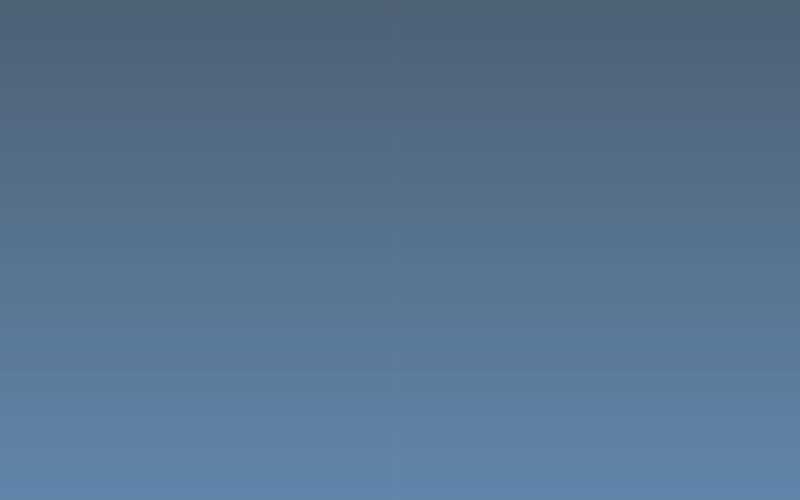
Frame 1 (no input)
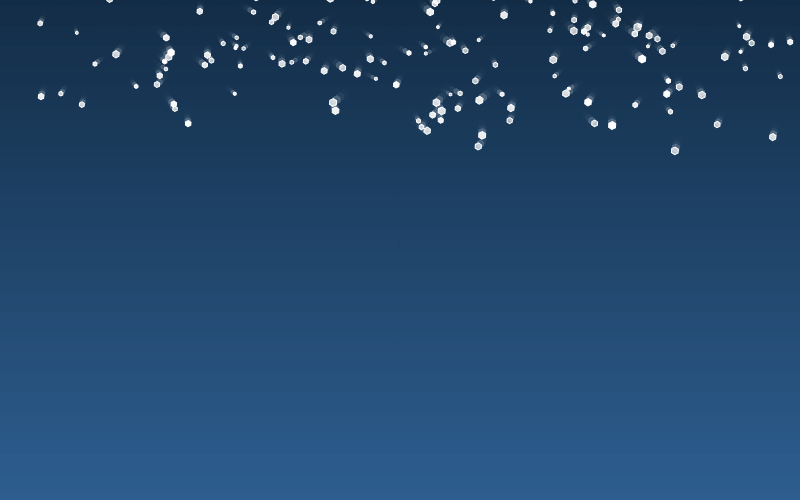
Frame 60 (no input)
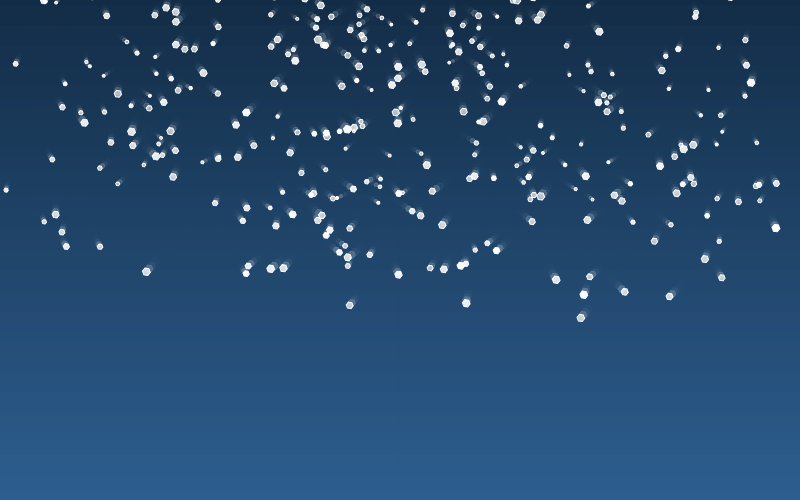
Frame 120 (the mouse pressed at the canvas centre since frame 60)

The p5.js sketch that drew these frames (run headless with seeded random() and noise() and a simulated clock; from frame 60 on, the mouse is pressed at the canvas centre):

// p5.js sketch
// ── sketch.js
let snowflakes = []; // array to hold snowflake objects

function setup() {
  createCanvas(800, 500);
  fill(240);
  noStroke();
}

function draw() {
  setGradient(0, 0, width, height, color('#132d47'), color('#2e5e8f'));
  let t = frameCount / 60; // update time

  // create a random number of snowflakes each frame
  for (var i = 0; i < random(5); i++) {
    snowflakes.push(new Snowflake()); // append snowflake object
  }

  // loop through snowflakes with a for..of loop
  for (let flake of snowflakes) {
    flake.update(t); // update snowflake position
    flake.display(); // draw snowflake
  }

  // Remove snowflakes that are off screen
  snowflakes = snowflakes.filter((flake) => flake.posY <= height);
}

function setGradient(x, y, w, h, c1, c2) {
  for (let i = y; i <= y + h; i++) {
    let inter = map(i, y, y + h, 0, 1);
    let c = lerpColor(c1, c2, inter);
    stroke(c);
    line(x, i, x + w, i);
  }
}

// Snowflake class
class Snowflake {
  constructor() {
    this.posX = random(width);
    this.posY = random(-50, 0);
    this.initialangle = random(0, 2 * PI);
    this.size = random(3, 8);
    this.radius = sqrt(random(pow(width / 2, 2)));
    this.opacity = random(150, 255);
    this.windOffset = random(-0.5, 0.5);
  }

  update(time) {
    let w = 0.6; // angular speed
    let angle = w * time + this.initialangle;
    this.posX += this.windOffset; // Wind effect
    this.posX = width / 2 + this.radius * sin(angle);
    this.posY += pow(this.size, 0.5);
  }

  display() {
    push();
    fill(255, this.opacity);
    stroke(255);
    strokeWeight(1);
    translate(this.posX, this.posY);
    rotate(frameCount / 100.0);
    beginShape();
    for (let i = 0; i < 6; i++) {
      let angle = (TWO_PI / 6) * i;
      let x = (cos(angle) * this.size) / 2;
      let y = (sin(angle) * this.size) / 2;
      vertex(x, y);
    }
    endShape(CLOSE);
    pop();
  }
}
